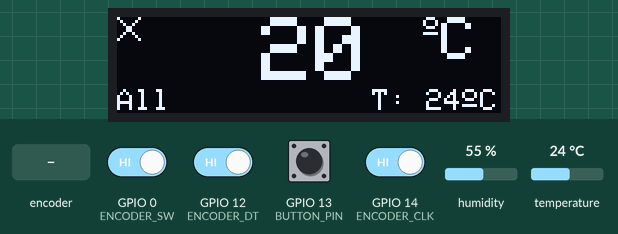
Bench run of a sketch on a simulated ESP8266 (NodeMCU). On the bench: 128×32 one-colour display. The inputs (shaded band) are chosen by the test bench; at power-on: GPIO 0 (ENCODER_SW), GPIO 12 (ENCODER_DT), GPIO 13 (BUTTON_PIN), GPIO 14 (ENCODER_CLK) HIGH, temperature 24 °C, humidity 55 %. What the sketch prints to the serial monitor is not drawn.

Above: at 3.2 s.
3.3 s: rotary encoder on GPIO 14 (ENCODER_CLK) / GPIO 12 (ENCODER_DT) turned 3 steps (first pin leading)
At 4.9 s:
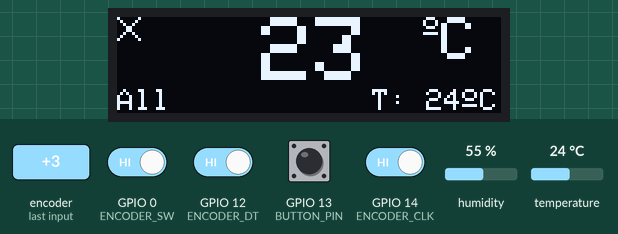
5.4 s: GPIO 13 (BUTTON_PIN) pulled LOW for 0.15 s
At 6.5 s:
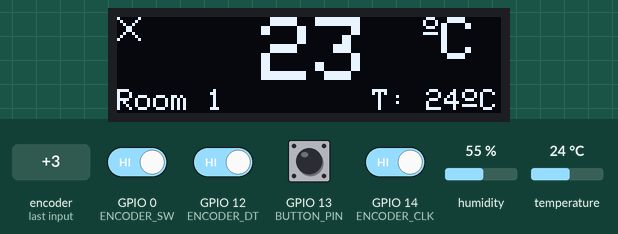
7.0 s: temperature set to 12 °C
At 9.0 s:
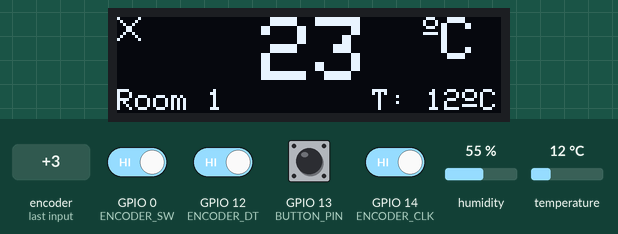
9.6 s: GPIO 13 (BUTTON_PIN) pulled LOW for 1 s
At 11.1 s:
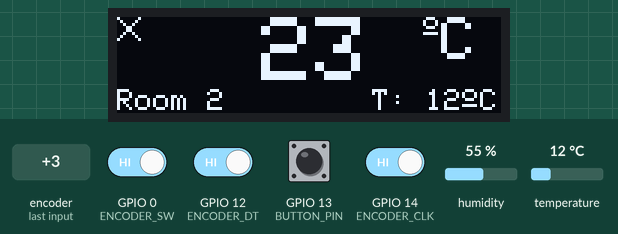
12.1 s: GPIO 13 (BUTTON_PIN) pulled LOW for 0.15 s
At 12.6 s:
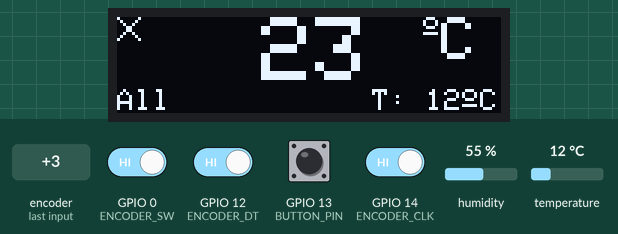
Timing chart, 0 to 15.1 s (numbered marks = the images above; inputs shaded):
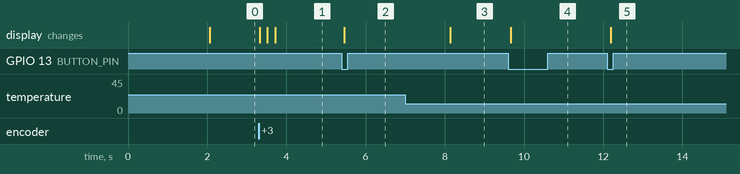

Measured:
- after the input at 3.3 s, the display: first changes at once (image 1 shows a later state)
- after the input at 5.4 s, the display: changes after 0.06 s (image 2)
- after the input at 7.0 s, the display: changes after 1.1 s (image 3)
- after the input at 9.6 s, the display: changes after 0.07 s (image 4)
- after the input at 12.1 s, the display: changes after 0.09 s (image 5)

The sketch:

project_sender-noAck.ino
```cpp
#include <Wire.h>
#include <Adafruit_GFX.h>
#include <Adafruit_SSD1306.h>
#include <DHT.h>
#include <DHT_U.h>
#include <ESP8266WiFi.h>
#include <espnow.h>

#define DEBUG FALSE // CHANGE TO TRUE TO ENABLE SERIAL OUTPUTS

#define ESPNOW_CHANNEL 6

#define SCREEN_WIDTH 128 // OLED display width, in pixels
#define SCREEN_HEIGHT 32 // OLED display height, in pixels

#define DHT_PIN 2 // D4
#define DHT_TYPE DHT11
#define BUTTON_PIN 13 // D7

#define ENCODER_CLK 14  // D5
#define ENCODER_DT  12  // D6
#define ENCODER_SW  0  // D0 (reuses your button)

#define MIN_TEMP 8
#define MAX_TEMP 28

#define DEFAULT_TEMP 20

const unsigned char check_icon [] PROGMEM = {
  0b00000000,
  0b00000001,
  0b00000011,
  0b00000110,
  0b10001100,
  0b11011000,
  0b01110000,
  0b00100000
};

const unsigned char cross_icon [] PROGMEM = {
  0b10000001,
  0b01000010,
  0b00100100,
  0b00011000,
  0b00011000,
  0b00100100,
  0b01000010,
  0b10000001
};

// Declaration for an SSD1306 display connected to I2C (SDA, SCL pins)
Adafruit_SSD1306 display(SCREEN_WIDTH, SCREEN_HEIGHT, &Wire, -1);
DHT dht(DHT_PIN, DHT_TYPE);

int prev_button_state = HIGH;
int button_state;

// Set the MAC address of the receiver (replace with the actual MAC address)
uint8_t receiverMacAddress[] = {0x8C, 0x4F, 0x00, 0x42, 0x02, 0x25}; // Your MAC address

// Data structure to send via ESP-NOW
typedef struct struct_message {
  uint8_t msgType; // Now only type DATA
  uint16_t msgId;
  uint8_t temp;
} struct_message;

typedef struct {
  uint8_t mac[6];
  String name;
  uint8_t curr_temp; // hold current temp for each radiator
  bool ackReceived;
} Radiator;

Radiator radiators[] = {
  { {0x98, 0x88, 0xE0, 0xD9, 0xCB, 0x18}, "Room 1", DEFAULT_TEMP},
  { {0x8C, 0x4F, 0x00, 0x42, 0x02, 0x28}, "Room 2", DEFAULT_TEMP}, // some fake MAC for testing
};

const int numRadiators = sizeof(radiators) / sizeof(radiators[0]);

// -1 - all, 0-n - all radiators in radiators array
int currentRadiatorIndex = -1;

struct_message myData;

static uint16_t lastMsgId  = 0;

enum MessageType {
  DATA = 0,
  ACK = 1
  };
MessageType messageType;

// Setup ESP-NOW communication
void OnDataSent(uint8_t *mac_addr, uint8_t sendStatus) {
  Serial.print("Send Status to ");

  //Find to which radiator data was sent succesfully
  bool found = false;
  for(int i = 0; i < numRadiators; i++){
    // compare to memory blocks byte by byte , MAC address = 6 bytes
    if(memcmp(mac_addr, radiators[i].mac, 6) == 0){
      Serial.print((radiators[i].name));
      found = true;

      // Update ackReceived based on send status
      if (sendStatus == 0) {
        radiators[i].ackReceived = true;  // Success
      } else {
        radiators[i].ackReceived = false; // Failure
      }
      break;
    }
  }
  if(!found) {
    Serial.print("Unknown device");
  }

  Serial.print(": ");
  if (sendStatus == 0) {
    Serial.println("Success");
  } else {
     Serial.println("Fail");
  }
}

// void OnDataRecv(uint8_t *mac, uint8_t *incomingData, uint8_t len){
//   struct_message incomingMsg;
//   memcpy(&incomingMsg, incomingData, sizeof(incomingMsg));

//   if(incomingMsg.msgType == ACK){
//     for (int i = 0; i < numRadiators; i++) {
//       if (memcmp(mac, radiators[i].mac, 6) == 0 && incomingMsg.msgId == lastMsgId) {
//         radiators[i].ackReceived = true;
//         Serial.print("ACK received from ");
//         Serial.println(radiators[i].name);
//       }
//     }
//   }
// }

void setup() {
  Serial.begin(115200);

  pinMode(ENCODER_CLK, INPUT);
  pinMode(ENCODER_DT, INPUT);
  pinMode(ENCODER_SW, INPUT_PULLUP);

  pinMode(BUTTON_PIN, INPUT_PULLUP);
  // Initialize the DHT sensor
  dht.begin();

  // Initialize the OLED display
  if (!display.begin(SSD1306_SWITCHCAPVCC, 0x3C)) {
    Serial.println(F("SSD1306 allocation failed"));
    for (;;);
  }
  delay(2000);
  display.clearDisplay();
  display.setTextColor(WHITE);

  // Initialize Wi-Fi for ESP-NOW
  WiFi.mode(WIFI_STA);
  WiFi.disconnect(); // Ensure Wi-Fi is off
  WiFi.channel(ESPNOW_CHANNEL);

  // Initialize ESP-NOW
  if (esp_now_init() != 0) {
    Serial.println("Error initializing ESP-NOW");
    return;
  }

  esp_now_set_self_role(ESP_NOW_ROLE_COMBO);  // Set device as combo role (sender)
  esp_now_register_send_cb(OnDataSent);

  //esp_now_register_recv_cb(OnDataRecv);

  // Add the receiver as a peer
  for(int i = 0; i < numRadiators; i++){
    esp_now_add_peer(radiators[i].mac, ESP_NOW_ROLE_COMBO, ESPNOW_CHANNEL, NULL, 0);
  }
}

// bool waitForAck(Radiator &targetRadiator, unsigned long timeoutMs = 1000, uint8_t maxRetries = 3){
//   int retries = 0;

//   while(retries < maxRetries){
//   unsigned long start = millis();
//   targetRadiator.ackReceived = false;

//   while(!targetRadiator.ackReceived && (millis() - start < timeoutMs)) {
//     delay(1);
//   }

//   if (!targetRadiator.ackReceived) {
//     Serial.println("ACK not received (timeout)");
//     retries++;
//   } else {
//     Serial.println("ACK received");
//     return true;
//   }
//   }
//   // After max retries
//   Serial.println("Failed to receive ACK after retries.");
//   return false;
// }

static uint8_t lastSentTemperature = 0;
static unsigned long lastSendTime = 0;
const uint16_t sendInterval = 30000; // 30 seconds delay

uint8_t commonTemp = DEFAULT_TEMP;

int lastEncoderButtonState = HIGH;
int lastEncoderState = HIGH;
int encoderClicked = false;

bool buttonClicked = false;

void loop() {

  button_state = digitalRead(BUTTON_PIN);

// External button pess logic
  if(button_state == LOW && prev_button_state == HIGH){
    delay(50);
    buttonClicked = true;

    currentRadiatorIndex++;
    if(currentRadiatorIndex >= numRadiators){
      currentRadiatorIndex = -1;
    }

    Serial.print("Selected: ");
    if (currentRadiatorIndex == -1) {
      Serial.println("ALL radiators");
    } else {
      Serial.println(radiators[currentRadiatorIndex].name);
    }
  }

  prev_button_state = button_state;

int encoderButtonState = digitalRead(ENCODER_SW);
if(encoderButtonState == LOW && lastEncoderButtonState == HIGH){
  encoderClicked = true;
} else {
  encoderClicked = false;
}
lastEncoderButtonState = encoderButtonState;

int currentState = digitalRead(ENCODER_CLK);
if(currentState != lastEncoderState && currentState == LOW){
  int delta = (digitalRead(ENCODER_DT) != currentState) ? 1 : -1;

  if(currentRadiatorIndex == -1){
    commonTemp = constrain(commonTemp + delta, MIN_TEMP, MAX_TEMP);
   // Apply to all radiators
    for (int i = 0; i < numRadiators; i++) {
      radiators[i].curr_temp = commonTemp;
    }
  } else {
    radiators[currentRadiatorIndex].curr_temp = constrain(radiators[currentRadiatorIndex].curr_temp + delta, MIN_TEMP, MAX_TEMP);
  }
  }
lastEncoderState = currentState;

//if(((millis() - lastSendTime) > sendInterval) || encoderClicked){ use to send between time interval
if(encoderClicked){
  if (currentRadiatorIndex == -1) {
  for (int i = 0; i < numRadiators; i++) {
    radiators[i].ackReceived = false;
  }
  } else {
    radiators[currentRadiatorIndex].ackReceived = false;
  }

    if (currentRadiatorIndex == -1) {
    // Send to all radiators
    for (int i = 0; i < numRadiators; i++) {
      lastMsgId++;
      if (lastMsgId == 0) lastMsgId = 1; // avoid 0

      myData.msgType = DATA;
      myData.msgId = lastMsgId;
      myData.temp = commonTemp;

      esp_now_send(radiators[i].mac, (uint8_t *)&myData, sizeof(myData));
      //waitForAck(radiators[i]);
    }
  } else {
    // Send only to selected radiator
    lastMsgId++;
    if (lastMsgId == 0) lastMsgId = 1;

    myData.msgType = DATA;
    myData.msgId = lastMsgId;
    myData.temp = radiators[currentRadiatorIndex].curr_temp;

    esp_now_send(radiators[currentRadiatorIndex].mac, (uint8_t *)&myData, sizeof(myData));
    //waitForAck(radiators[currentRadiatorIndex]);
  }

  lastSendTime = millis();
  buttonClicked = false;
}

  // Read DHT sensor values
  float temp = dht.readTemperature();
  float humidity = dht.readHumidity();
  if (isnan(temp) || isnan(humidity)) {
    Serial.println("Failed to read from DHT sensor!");
  } else {
    // Serial.print("Temperature: ");
    // Serial.print(temp);
    // Serial.println("°C");
    // Serial.print("Humidity: ");
    // Serial.print(humidity);
    // Serial.println("%");
  }

  // Clear display
  display.clearDisplay();

  //if 1 from all radiators dont confirm receiving, print CROSS
  bool allAcks = true;
  if (currentRadiatorIndex == -1) {
  for (int i = 0; i < numRadiators; i++) {
    if (!radiators[i].ackReceived) {
      allAcks = false;
      break;
    }
  }
} else {
  if (!radiators[currentRadiatorIndex].ackReceived) {
    allAcks = false;
  }
}

    // Show icon
  if(allAcks){
    display.drawBitmap(0,0, check_icon, 8, 8, WHITE);
  } else {
    display.drawBitmap(0,0, cross_icon, 8, 8, WHITE);
  }

  //display choosen radiator
  display.setTextSize(1);
  display.setCursor(0, 24);
  if (currentRadiatorIndex == -1) {
    display.print("All");
  } else {
    display.print(radiators[currentRadiatorIndex].name);
  }

  // Display potentiometer-based temperature
  uint8_t shownTemp = (currentRadiatorIndex == -1) ? commonTemp : radiators[currentRadiatorIndex].curr_temp;
  display.setTextSize(3);
  display.setCursor(48, 0);
  display.print(shownTemp);
  display.print(" ");
  display.setTextSize(1);
  display.cp437(true);
  display.write(167);  // Degree symbol
  display.setTextSize(2);
  display.print("C");

  // Display DHT11 temperature
  display.setTextSize(1);
  display.setCursor(85, 24);
  display.print("T: ");
  display.print(temp, 0);
  display.cp437(true);
  display.write(167);  // Degree symbol
  display.print("C ");

  display.display();
}
```
